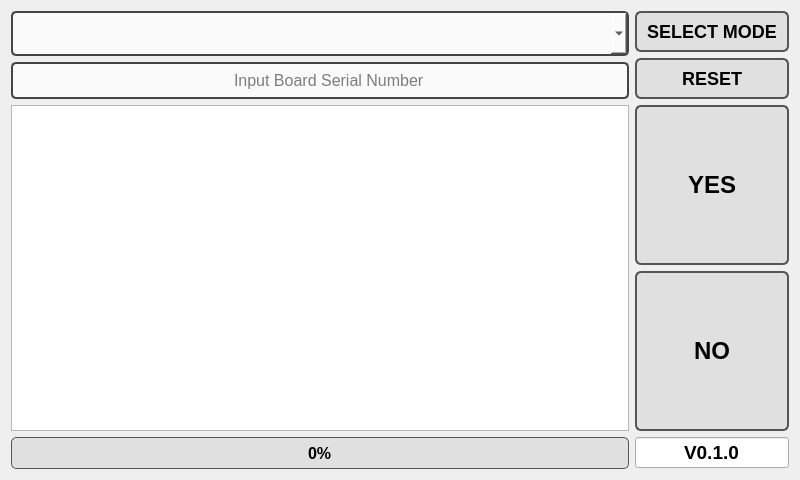
<?xml version="1.0" encoding="UTF-8"?>
<ui version="4.0">
 <class>Application</class>
 <widget class="QWidget" name="Application">
  <property name="geometry">
   <rect>
    <x>0</x>
    <y>0</y>
    <width>800</width>
    <height>480</height>
   </rect>
  </property>
  <property name="windowTitle">
   <string>WUNU-LINK PCBA TEST APP</string>
  </property>
  <property name="windowIcon">
   <iconset theme="QIcon::ThemeIcon::InputTablet"/>
  </property>
  <layout class="QVBoxLayout" name="overall_stack" stretch="2,8,1">
   <item>
    <layout class="QHBoxLayout" name="top_stack" stretch="8,2">
     <item>
      <layout class="QVBoxLayout" name="setting_stack" stretch="1,0">
       <item>
        <widget class="QComboBox" name="testModes">
         <property name="sizePolicy">
          <sizepolicy hsizetype="Preferred" vsizetype="Preferred">
           <horstretch>0</horstretch>
           <verstretch>0</verstretch>
          </sizepolicy>
         </property>
         <property name="font">
          <font>
           <pointsize>-1</pointsize>
           <bold>true</bold>
          </font>
         </property>
         <property name="styleSheet">
          <string notr="true">QComboBox {
    border: 2px solid #444;
    border-radius: 5px;
    padding: 6px;
    font-size: 16px;
    background-color: #fafafa;
}

</string>
         </property>
         <property name="editable">
          <bool>true</bool>
         </property>
         <property name="currentText">
          <string/>
         </property>
         <property name="placeholderText">
          <string>Select Mode Here</string>
         </property>
         <item>
          <property name="text">
           <string>                                                           LINK MODE</string>
          </property>
         </item>
         <item>
          <property name="text">
           <string>                                                           L-Z MODE</string>
          </property>
         </item>
        </widget>
       </item>
       <item>
        <widget class="QLineEdit" name="readSeriesNumber">
         <property name="sizePolicy">
          <sizepolicy hsizetype="Expanding" vsizetype="Preferred">
           <horstretch>0</horstretch>
           <verstretch>0</verstretch>
          </sizepolicy>
         </property>
         <property name="font">
          <font>
           <pointsize>-1</pointsize>
          </font>
         </property>
         <property name="styleSheet">
          <string notr="true">QLineEdit {
    border: 2px solid #444;
    border-radius: 5px;
    padding: 6px;
    font-size: 16px;
    background-color: #fafafa;
}
</string>
         </property>
         <property name="placeholderText">
          <string>                                                Input Board Serial Number</string>
         </property>
        </widget>
       </item>
      </layout>
     </item>
     <item>
      <layout class="QVBoxLayout" name="setting_button_stack" stretch="1,1">
       <item>
        <widget class="QPushButton" name="selectButton">
         <property name="sizePolicy">
          <sizepolicy hsizetype="Minimum" vsizetype="Preferred">
           <horstretch>0</horstretch>
           <verstretch>0</verstretch>
          </sizepolicy>
         </property>
         <property name="font">
          <font>
           <pointsize>-1</pointsize>
           <bold>true</bold>
          </font>
         </property>
         <property name="styleSheet">
          <string notr="true">QPushButton {
    background-color: #e0e0e0;
    border: 2px solid #555;
    border-radius: 6px;
    padding: 8px;
    font-size: 18px;
    font-weight: bold;
    color: black;
}

QPushButton:hover {
    background-color: #d0d0d0;
}

QPushButton:pressed {
    background-color: #c0c0c0;
}
</string>
         </property>
         <property name="text">
          <string>SELECT MODE</string>
         </property>
        </widget>
       </item>
       <item>
        <widget class="QPushButton" name="resetButton">
         <property name="sizePolicy">
          <sizepolicy hsizetype="Minimum" vsizetype="Preferred">
           <horstretch>0</horstretch>
           <verstretch>0</verstretch>
          </sizepolicy>
         </property>
         <property name="font">
          <font>
           <pointsize>-1</pointsize>
           <bold>true</bold>
          </font>
         </property>
         <property name="styleSheet">
          <string notr="true">QPushButton {
    background-color: #e0e0e0;
    border: 2px solid #555;
    border-radius: 6px;
    padding: 8px;
    font-size: 18px;
    font-weight: bold;
    color: black;
}

QPushButton:hover {
    background-color: #d0d0d0;
}

QPushButton:pressed {
    background-color: #c0c0c0;
}
</string>
         </property>
         <property name="text">
          <string>RESET</string>
         </property>
        </widget>
       </item>
      </layout>
     </item>
    </layout>
   </item>
   <item>
    <layout class="QHBoxLayout" name="middle_stack" stretch="8,2">
     <item>
      <widget class="QTextEdit" name="textDisplay"/>
     </item>
     <item>
      <layout class="QVBoxLayout" name="operator_stack" stretch="1,1">
       <item>
        <widget class="QPushButton" name="button_num1">
         <property name="sizePolicy">
          <sizepolicy hsizetype="Minimum" vsizetype="Preferred">
           <horstretch>0</horstretch>
           <verstretch>0</verstretch>
          </sizepolicy>
         </property>
         <property name="font">
          <font>
           <pointsize>-1</pointsize>
           <bold>true</bold>
          </font>
         </property>
         <property name="styleSheet">
          <string notr="true">QPushButton {
    background-color: #e0e0e0;
    border: 2px solid #555;
    border-radius: 6px;
    padding: 8px;
    font-size: 24px;
    font-weight: bold;
    color: black;
}

QPushButton:hover {
    background-color: #2e7d32 ;
}

QPushButton:pressed {
    background-color: #c0c0c0;
}
</string>
         </property>
         <property name="text">
          <string>YES</string>
         </property>
        </widget>
       </item>
       <item>
        <widget class="QPushButton" name="button_num2">
         <property name="sizePolicy">
          <sizepolicy hsizetype="Minimum" vsizetype="Preferred">
           <horstretch>0</horstretch>
           <verstretch>0</verstretch>
          </sizepolicy>
         </property>
         <property name="font">
          <font>
           <pointsize>-1</pointsize>
           <bold>true</bold>
          </font>
         </property>
         <property name="styleSheet">
          <string notr="true">QPushButton {
    background-color: #e0e0e0;
    border: 2px solid #555;
    border-radius: 6px;
    padding: 8px;
    font-size: 24px;
    font-weight: bold;
    color: black;
}

QPushButton:hover {
    background-color: #c62828 ;
}

QPushButton:pressed {
    background-color: #c0c0c0;
}
</string>
         </property>
         <property name="text">
          <string>NO</string>
         </property>
        </widget>
       </item>
      </layout>
     </item>
    </layout>
   </item>
   <item>
    <layout class="QHBoxLayout" name="bottom_stack" stretch="8,2">
     <item>
      <widget class="QProgressBar" name="progressBar">
       <property name="sizePolicy">
        <sizepolicy hsizetype="Expanding" vsizetype="Fixed">
         <horstretch>0</horstretch>
         <verstretch>0</verstretch>
        </sizepolicy>
       </property>
       <property name="baseSize">
        <size>
         <width>0</width>
         <height>0</height>
        </size>
       </property>
       <property name="font">
        <font>
         <pointsize>-1</pointsize>
         <bold>true</bold>
        </font>
       </property>
       <property name="autoFillBackground">
        <bool>false</bool>
       </property>
       <property name="styleSheet">
        <string notr="true">QProgressBar {
    border: 1px solid #555;
    border-radius: 5px;
    text-align: center;
    background-color: #e0e0e0;
    min-height: 30px;
    font-size: 16px;
    font-weight: bold;
}

QProgressBar::chunk {
    background-color: #0277bd;  /* Blue */
    width: 10px;
}
</string>
       </property>
       <property name="value">
        <number>0</number>
       </property>
       <property name="textVisible">
        <bool>true</bool>
       </property>
       <property name="invertedAppearance">
        <bool>false</bool>
       </property>
      </widget>
     </item>
     <item>
      <widget class="QLineEdit" name="appVersion">
       <property name="font">
        <font>
         <pointsize>14</pointsize>
         <bold>true</bold>
        </font>
       </property>
       <property name="text">
        <string>V0.1.0</string>
       </property>
       <property name="alignment">
        <set>Qt::AlignmentFlag::AlignCenter</set>
       </property>
       <property name="dragEnabled">
        <bool>false</bool>
       </property>
       <property name="readOnly">
        <bool>true</bool>
       </property>
      </widget>
     </item>
    </layout>
   </item>
  </layout>
 </widget>
 <resources/>
 <connections/>
</ui>
